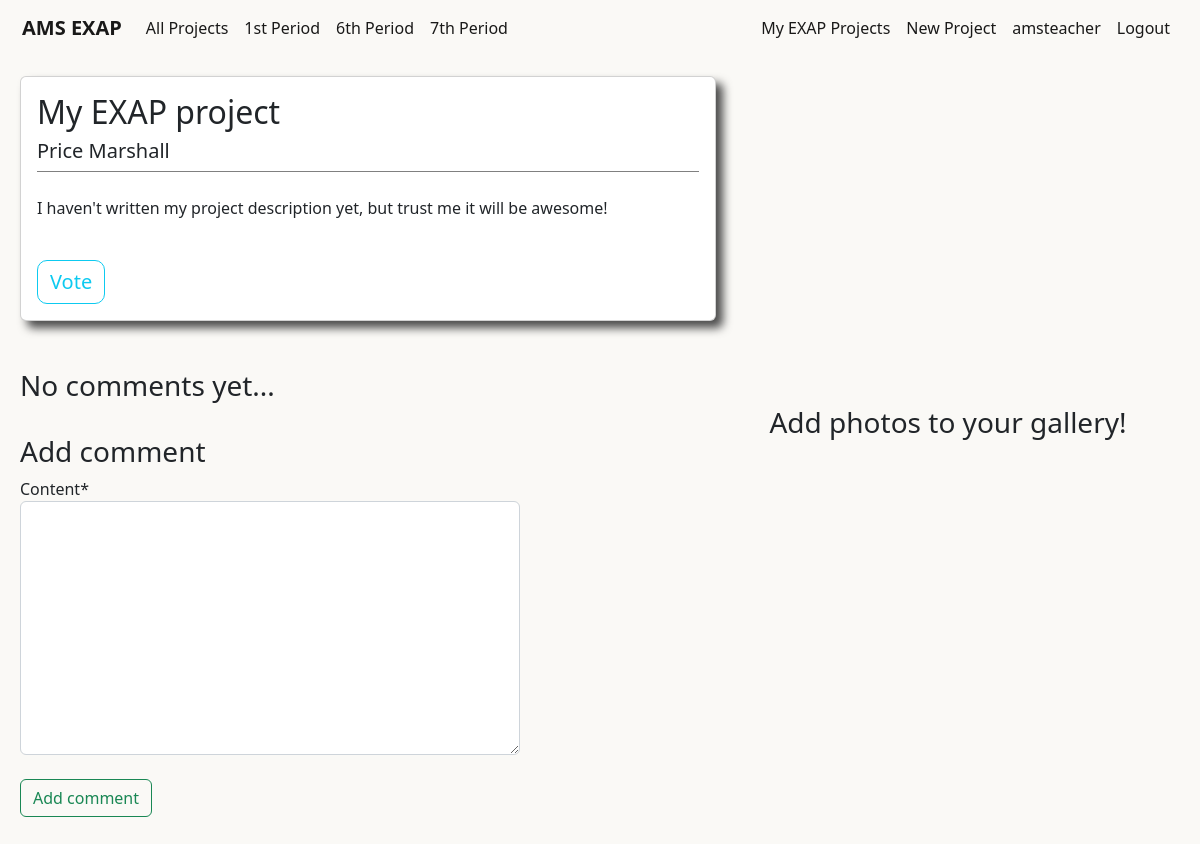
Page /users/projects/48/ (signed in) on the earlier database version.
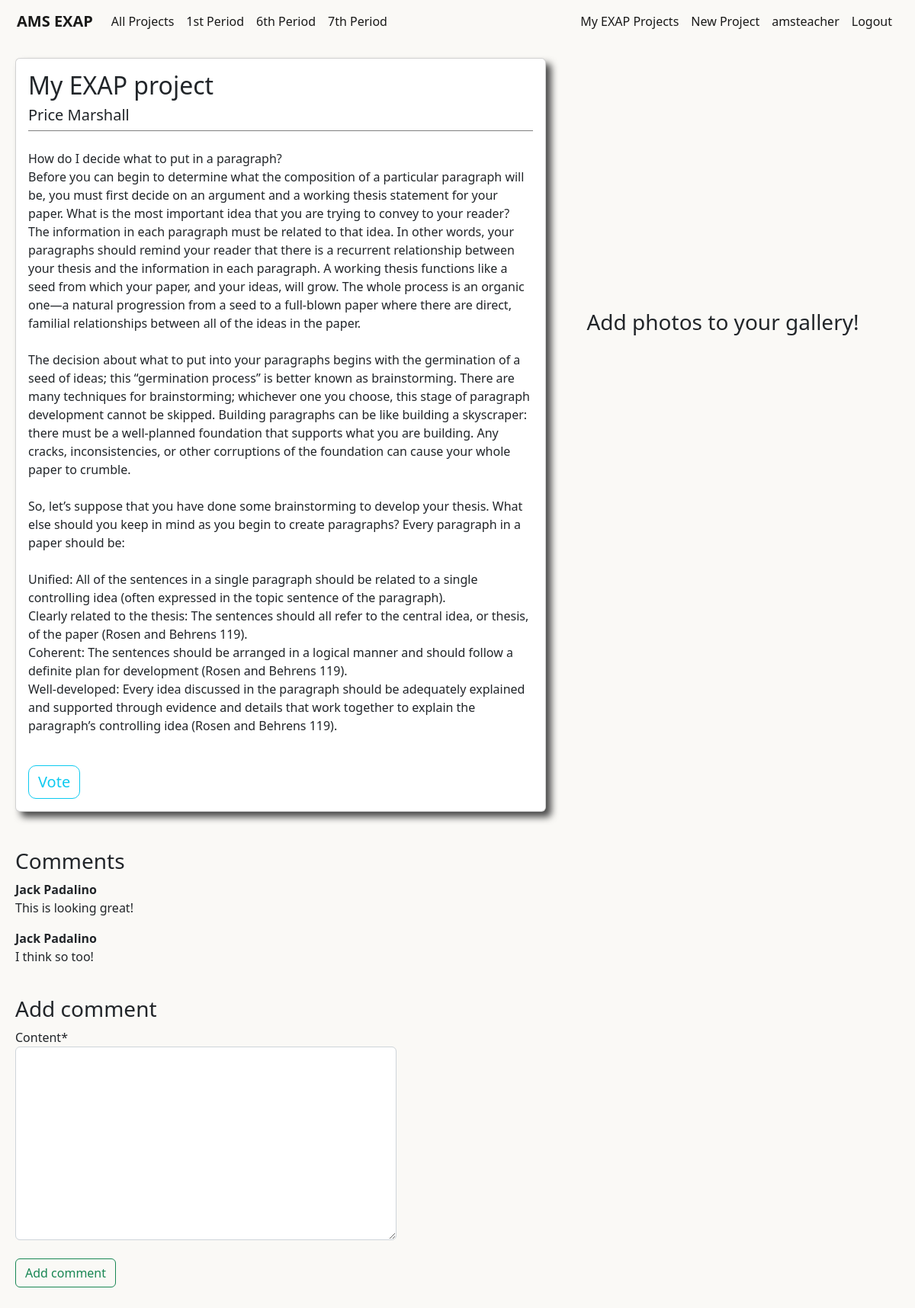
Same page on the later database version.
### users/models.py (models this page shows, shortened)
class Project(models.Model):
    student = models.ForeignKey(User,on_delete=models.CASCADE)
    period = models.IntegerField(choices=periods,default=1)
    liked = models.ManyToManyField(User,default=None,blank=True,related_name='likes')
    video = models.CharField(max_length=1000,default=None,blank=True)
    title = models.CharField(max_length=50,default='My EXAP project')
    blurb = models.CharField(max_length=100,default='Check out my project')
    description = models.TextField(default="I haven't written my project description yet, but trust me it will be awesome!")

class Comment(models.Model):
    author = models.ForeignKey(User,on_delete=models.CASCADE)
    project = models.ForeignKey(Project,on_delete=models.CASCADE,related_name='comments')
    content = models.TextField()

### users/views.py (the view)
# urls.py: path('projects/<int:pk>/',ProjectDetailView,name='project-details'),
@login_required
def ProjectDetailView(request,pk):
    user = request.user
    project = Project.objects.get(id=pk)
    comments = Comment.objects.filter(project=project)
    comment_form = CommentForm()
    if request.method == 'POST':
        if 'commentbutton' in request.POST:
            comment_form = CommentForm(request.POST)
            if comment_form.is_valid():
                comment = comment_form.save(commit=False)
                comment.project = project
                comment.author = user
                comment.save()
                return redirect('project-details',pk=project.pk)
        elif 'likebutton' in request.POST:
            if user in project.liked.all():
                project.liked.remove(user)
            else:
                project.liked.add(user)
            like,created = Like.objects.get_or_create(student=user,project_id=pk)
            if not created:
                if like.value == 'Like':
                    like.value = 'Unlike'
                else:
                    like.value = 'Like'
            like.save()
        else:
            pass
    else:
        comment_form = CommentForm()
    context = {
        'project': project,
        'comments':comments,
        'comment_form':comment_form,
    }
    return render(request, 'users/project_detail.html', context)

### users/forms.py
class CommentForm(forms.ModelForm):
    class Meta:
        model = Comment
        fields = ['content']

### users/templates/users/project_detail.html (shortened to what this page needs)
{% extends "main/base.html" %}
{% load crispy_forms_tags %}
{% load embed_video_tags %}
{% block content %}
<div class='project-container1'>
    <div class='project-comment'>
        <div class="card project-card" >
            <div class="card-body project-card-body">
                <h2>{{ project.title }}</h2>
                <h5>{{ project.student.first_name }} {{ project.student.last_name }}</h5>
                <div class='project-card-description'>
                    <p>{{ project.description }}</p>
                </div>
                {% if project.student != user %}
                    <form method="POST">
                            {% if user not in project.liked.all %}
                                <button class="likebutton btn btn-outline-info" type='submit' name='likebutton'>Vote</button>
                            {% else %}
                                <button class="likebutton btn btn-outline-success likebutton" type='submit' name='likebutton'>I voted!</button>
                            {% endif %}
                    </form>
                {% endif %}
            </div>
        </div>
        {% if not comments %}
            <br><br>
            <h3>No comments yet...</h3>
        {% else %}
            <br><br>
            <h3>Comments</h3>
            {% for comment in comments %}
                <b>{{ comment.author.first_name }} {{ comment.author.last_name }}</b>
                <p>{{ comment.content }}</p>
            {% endfor %}
        {% endif %}
        <br>
        {% if project.student != user %}
            <h3>Add comment</h3>
            <div class='register-login-profile-form'>
                <form method="POST" class='comment-form'>
                    <fieldset class="form-group">
                        {{ comment_form|crispy }}
                    </fieldset>
                    <br>
                    <div class='form-group'>
                        <button class="btn btn-outline-success comment-button" type='submit' name='commentbutton'>Add comment</button>
                    </div>
                </form>
            </div>
        {% endif %}
    </div>
    <div class='project-container2'>
        <div class='video-div'>
        </div>
        <div class='photo-gallery'>
            <h3>Add photos to your gallery!</h3>
        </div>
    </div>
</div>
{% endblock %}

Differences in the rows shown:
changed Project "My EXAP project": description "I haven't written my project description yet, but trust me it will be awesome!" → "How do I decide what to put in a paragraph? Before you can begin to determine what the composition of a particular paragraph will be, you must first decide on an argument and a working thesis statement for your paper. What is the most important idea that you are trying to convey to your reader? The information in each paragraph must be related to that idea. In other words, your paragraphs should remind your reader that there is a recurrent relationship between your thesis and the information in each paragraph. A working thesis functions like a seed from which your paper, and your ideas, will grow. The whole process is an organic one—a natural progression from a seed to a full-blown paper…"
added Comment: author.first_name "Jack", author.last_name "Padalino", content "This is looking great!"
added Comment: author.first_name "Jack", author.last_name "Padalino", content "I think so too!"
Other differences:
text no longer shown: "No comments yet..."
text now shown: "Comments"
